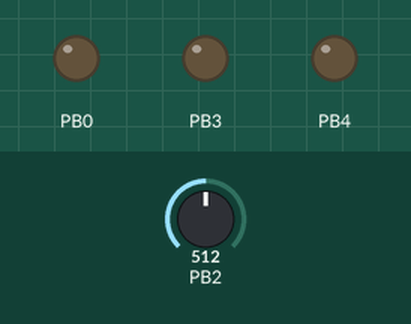
The program below on a simulated ATtiny13, built with avr-gcc and emulated at 1.2 MHz. On the bench: output pins drawn as LEDs (lit = HIGH). Inputs (shaded band) come from the test bench; at power-on: PB2 = 512.

Above: at 1.2 s.
1.3 s: PB2 set to 306
At 1.45 s:
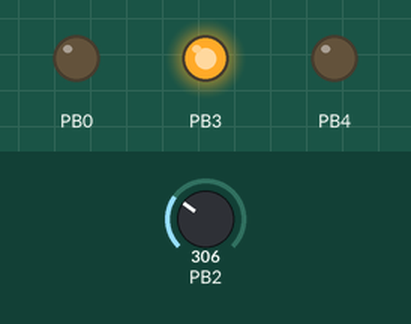
3.1 s: PB2 set to 511
At 3.25 s:
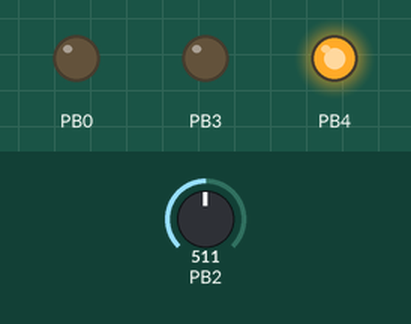
Timing chart, 0 to 6.1 s (numbered marks = the images above; inputs shaded):
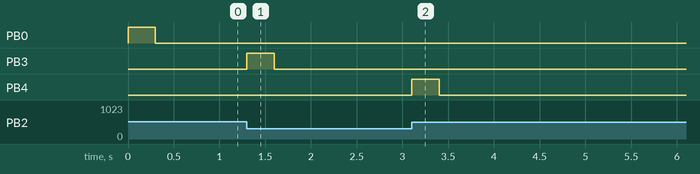

Measured:
- after the input at 1.3 s, PB3: LOW → HIGH at once, → LOW 0.30 s later
- after the input at 3.1 s, PB4: LOW → HIGH at once, → LOW 0.30 s later

The program:

main.c
```c
/*
 * Projekt-Name: Lichterkette
 *
 * Created (Datum): 23.12.2014
 *  Author: Nathanael
 */


#include <avr/io.h>
#define F_CPU 1200000UL  // 1,2 MHz
#include <util/delay.h>

#define led0on    PORTB |= (1<<PB0);
#define led0off   PORTB &= ~(1<<PB0);
#define led3on    PORTB |= (1<<PB3);
#define led3off   PORTB &= ~(1<<PB3);
#define led4on    PORTB |= (1<<PB4);
#define led4off   PORTB &= ~(1<<PB4);

// ADC initialisieren
void ADC_Init(void)
{
  // Vcc als Referenzspannung benutzen
  ADMUX = (0<<REFS0);

  // Bit ADATE (ADTS2:0 in ADCSRB ist 0, was "free running" ergeben würde, wenn ADATE = 1 ist) in ADCSRA steht beim Einschalten
  // schon auf 0, also single conversion
  ADCSRA = (1<<ADPS1) | (1<<ADPS0);   // Frequenzvorteiler: 8
  ADCSRA |= (1<<ADEN);                // ADC aktivieren

  // "Dummy-Readout", um ADC warmlaufen zu lassen
  ADCSRA |= (1<<ADSC);                // eine ADC-Wandlung
  while(ADCSRA & (1<<ADSC))
  {
    // auf Abschluss der Konvertierung warten
    // da in ADCSRA das ADSC-Bit gesetzt ist und nach der Messung automatisch auf 0 gesetzt
    // wird, geht diese Schleife solang, bis das Bit "zurückspringt", also die Messung
    // beendet ist, da dann an dieser Stelle 0 (ADCSRA) und 1 (1<<ADSC) gegenüberstehen
  }
  (void) ADCW; // ADCW einmal lesen, sonst wird Ergebnis der nächsten Messung nicht übernommen
}

// ADC Einzelmessung
uint16_t ADC_Read(uint8_t channel)
{
  // Kanal wählen, ohne andere Bits zu beeinflussen
  ADMUX = (ADMUX & ~(0x1F)) | (channel & 0x1F); // 0x1F = 31 = 0b00011111, d.h. die ersten drei Bits bleiben, wie sie sind, die letzten fünf werden null
  ADCSRA |= (1<<ADSC);                          // eine Wandlung "single conversion"
  while(ADCSRA & (1<<ADSC))
  {
    // Auf Abschluss der Konverstierung warten
    // da in ADCSRA das ADSC-Bit gesetzt ist und nach der Messung automatisch auf 0 gesetzt
    // wird, geht diese Schleife solang, bis das Bit "zurückspringt", also die Messung
    // beendet ist, da dann an dieser Stelle 0 (ADCSRA) und 1 (1<<ADSC) gegenüberstehen
  }
  return ADCW; // ADCW (auslesen und) zurückgeben
}

int main(void)
{
  // PB0, PB3 und PB4 ist Ausgang
  //DDRB = 25;
  //DDRB = 0b00011001;
  DDRB |= (1<<DDB0) | (1<<DDB3) | (1<<DDB4); // hier werden die Datenrichtungsbits einzeln reingeschoben

  PORTB = 0; // alle LEDs aus
  uint16_t adcval;    // ADC Value
  ADC_Init();
  while(1)
  {
    uint8_t zufalls_port_alt = 3;
    // Beim ersten Mal soll nicht Port3 angesprochen werden (da der jedes 2. Mal an ist)
    uint8_t zufalls_port;
    for(uint8_t i = 0; i < 25; i++)
    {
      do
      {
        adcval = ADC_Read(1); // Channel 1, d.h. PB2 (=ADC1) wird als ADC benutzt
        zufalls_port = adcval % 3 + 3; // PB3 oder PB4 oder 5
        if(zufalls_port == 5)
        {
          // An PB5 ist keine LED (sondern RESET), deshalb wird daraus PB0
          zufalls_port = 0;
        }
      } while(zufalls_port == zufalls_port_alt);

      PORTB |= (1<<zufalls_port);
      _delay_ms(300);
      PORTB &= ~(1<<zufalls_port);
      zufalls_port_alt = zufalls_port;
    }
  }
  return 0;
}
```
